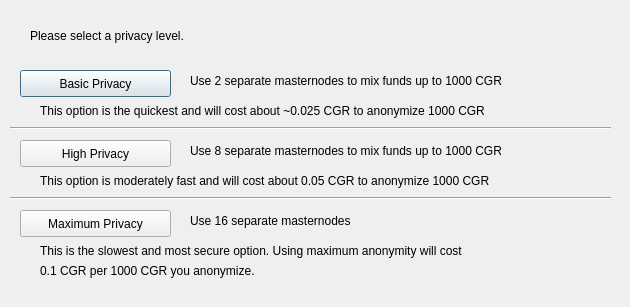
<?xml version="1.0" encoding="UTF-8"?>
<ui version="4.0">
 <class>DarksendConfig</class>
 <widget class="QDialog" name="DarksendConfig">
  <property name="geometry">
   <rect>
    <x>0</x>
    <y>0</y>
    <width>630</width>
    <height>307</height>
   </rect>
  </property>
  <property name="windowTitle">
   <string>Configure Darksend</string>
  </property>
  <widget class="QPushButton" name="buttonBasic">
   <property name="geometry">
    <rect>
     <x>20</x>
     <y>70</y>
     <width>151</width>
     <height>27</height>
    </rect>
   </property>
   <property name="text">
    <string>Basic Privacy</string>
   </property>
  </widget>
  <widget class="QPushButton" name="buttonHigh">
   <property name="geometry">
    <rect>
     <x>20</x>
     <y>140</y>
     <width>151</width>
     <height>27</height>
    </rect>
   </property>
   <property name="text">
    <string>High Privacy</string>
   </property>
  </widget>
  <widget class="QPushButton" name="buttonMax">
   <property name="geometry">
    <rect>
     <x>20</x>
     <y>210</y>
     <width>151</width>
     <height>27</height>
    </rect>
   </property>
   <property name="text">
    <string>Maximum Privacy</string>
   </property>
  </widget>
  <widget class="QLabel" name="label">
   <property name="geometry">
    <rect>
     <x>30</x>
     <y>20</y>
     <width>571</width>
     <height>31</height>
    </rect>
   </property>
   <property name="text">
    <string>Please select a privacy level.</string>
   </property>
  </widget>
  <widget class="QLabel" name="label_2">
   <property name="geometry">
    <rect>
     <x>190</x>
     <y>70</y>
     <width>421</width>
     <height>21</height>
    </rect>
   </property>
   <property name="text">
    <string>Use 2 separate masternodes to mix funds up to 1000 CGR</string>
   </property>
  </widget>
  <widget class="QLabel" name="label_3">
   <property name="geometry">
    <rect>
     <x>190</x>
     <y>140</y>
     <width>411</width>
     <height>21</height>
    </rect>
   </property>
   <property name="text">
    <string>Use 8 separate masternodes to mix funds up to 1000 CGR</string>
   </property>
  </widget>
  <widget class="QLabel" name="label_4">
   <property name="geometry">
    <rect>
     <x>190</x>
     <y>210</y>
     <width>421</width>
     <height>21</height>
    </rect>
   </property>
   <property name="text">
    <string>Use 16 separate masternodes</string>
   </property>
  </widget>
  <widget class="QLabel" name="label_6">
   <property name="geometry">
    <rect>
     <x>40</x>
     <y>100</y>
     <width>561</width>
     <height>21</height>
    </rect>
   </property>
   <property name="text">
    <string>This option is the quickest and will cost about ~0.025 CGR to anonymize 1000 CGR</string>
   </property>
  </widget>
  <widget class="QLabel" name="label_7">
   <property name="geometry">
    <rect>
     <x>40</x>
     <y>170</y>
     <width>561</width>
     <height>21</height>
    </rect>
   </property>
   <property name="text">
    <string>This option is moderately fast and will cost about 0.05 CGR to anonymize 1000 CGR</string>
   </property>
  </widget>
  <widget class="QLabel" name="label_8">
   <property name="geometry">
    <rect>
     <x>40</x>
     <y>240</y>
     <width>561</width>
     <height>21</height>
    </rect>
   </property>
   <property name="text">
    <string>This is the slowest and most secure option. Using maximum anonymity will cost</string>
   </property>
  </widget>
  <widget class="QLabel" name="label_9">
   <property name="geometry">
    <rect>
     <x>40</x>
     <y>260</y>
     <width>561</width>
     <height>21</height>
    </rect>
   </property>
   <property name="text">
    <string>0.1 CGR per 1000 CGR you anonymize.</string>
   </property>
  </widget>
  <widget class="Line" name="line">
   <property name="geometry">
    <rect>
     <x>10</x>
     <y>120</y>
     <width>601</width>
     <height>16</height>
    </rect>
   </property>
   <property name="orientation">
    <enum>Qt::Horizontal</enum>
   </property>
  </widget>
  <widget class="Line" name="line_2">
   <property name="geometry">
    <rect>
     <x>10</x>
     <y>190</y>
     <width>601</width>
     <height>16</height>
    </rect>
   </property>
   <property name="orientation">
    <enum>Qt::Horizontal</enum>
   </property>
  </widget>
 </widget>
 <resources/>
 <connections/>
</ui>
